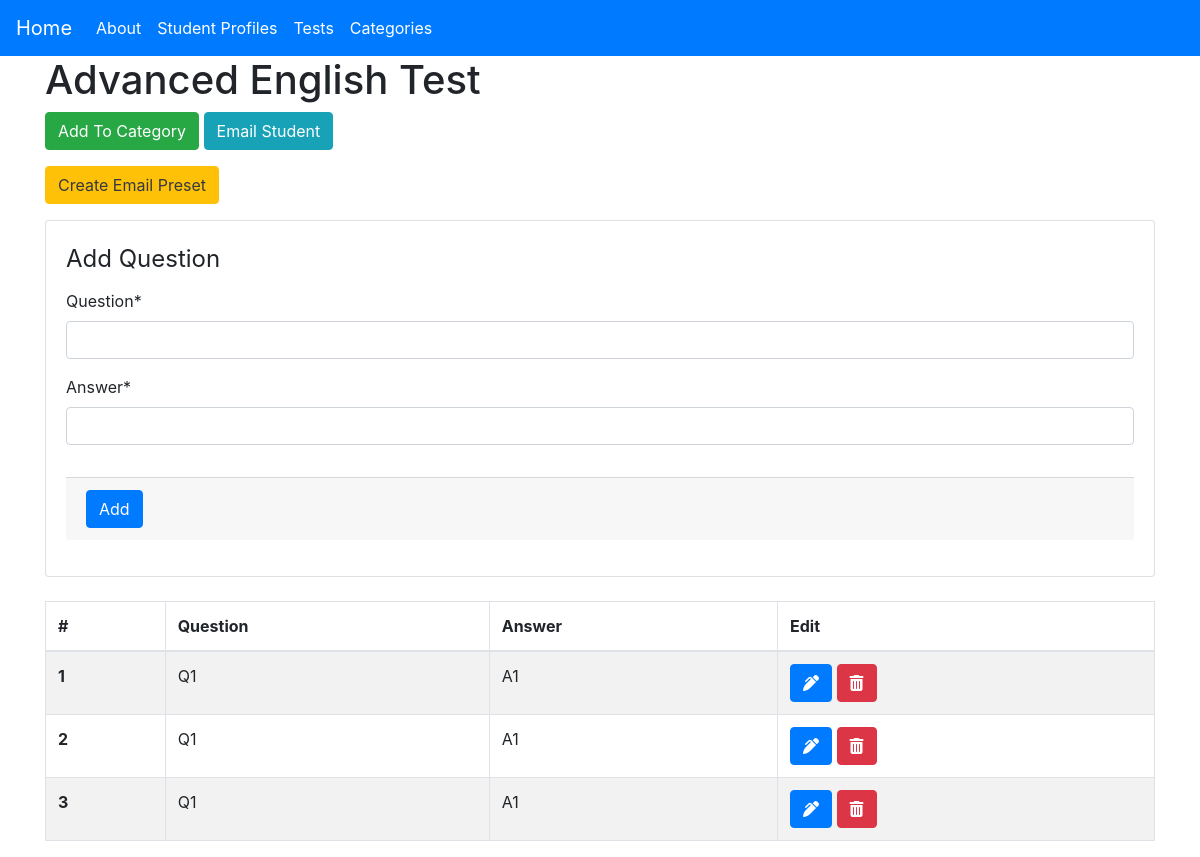
The page /tests/1/ on the database its author committed.
### tests/models.py (models this page shows, shortened)
class Test(models.Model):
    test_name = models.CharField(max_length=100)
    test_directions = models.TextField(null=True)
    test_status_new = models.ManyToManyField(StudentProfile, related_name='test_status_new')
    test_status_good = models.ManyToManyField(StudentProfile, related_name='test_status_good', blank=True)
    test_status_repeat = models.ManyToManyField(StudentProfile, related_name='test_status_repeat', blank=True)
    test_repeat_due = models.IntegerField(default=6)
    test_status_due = models.ManyToManyField(StudentProfile, related_name='test_status_due', blank=True)
    test_order = models.IntegerField(default=0)
    supporting_material = models.CharField(max_length=500, null=True, blank=True)
    category = models.ForeignKey(Category, on_delete=models.CASCADE)

### question/models.py (models this page shows, shortened)
class Question(models.Model):
    test = models.ForeignKey('tests.Test', on_delete=models.CASCADE)
    question = models.CharField(max_length=200)
    answer = models.CharField(max_length=200)
    review_question = models.BooleanField(default=False)

### tests/views.py (the view)
# urls.py: path('tests/<int:test_id>/', views.test, name='test'),
def test(request, test_id):
    test = Test.objects.filter(pk=test_id).first()
    questions = Question.objects.filter(test=test).order_by('id')
    if request.method == 'POST':
        form = AddQuestionForm(request.POST)
        e_form = EmailStudentForm(request.POST)
        if form.is_valid():
            form.save(commit=False)
            question = Question(
                test=test,
                question=form.cleaned_data['question'],
                answer=form.cleaned_data['answer'],
            )
            question.save()
    else:
        form = AddQuestionForm()
        e_form = EmailStudentForm()
    context = {
        'title': test.test_name,
        'test': test,
        'questions': questions,
        'form': form,
        'e_form': e_form,
        'categories': Category.objects.all(),
        'presets': EmailPreset.objects.all(),
    }
    return render(request, 'main/test.html', context=context)

### question/forms.py
class AddQuestionForm(forms.ModelForm):
    class Meta:
        model = Question
        fields = ['question', 'answer']

### users/forms.py
class EmailStudentForm(forms.ModelForm):
    recipient = forms.EmailField(label='Recipient\'s Email Address')
    class Meta:
        model = EmailPreset
        fields = ['recipient', 'subject', 'body']

### main/templates/main/test.html (shortened to what this page needs)
{% extends 'main/base.html' %}
{% load crispy_forms_tags %}
{% block content %}
<h1>{{test.test_name}}</h1>
<button type="button" class="btn btn-success mb-3" data-toggle="modal" data-target="#AddToCategoryModal">
    Add To Category
</button>
<button type="button" class="btn btn-info mb-3" data-toggle="modal" data-target="#emailStudentModal">
    Email Student
</button>
<br>
<button type="button" class="btn btn-warning text-dark mb-3" data-toggle="modal" data-target="#createEmailPresetModal">
    Create Email Preset
</button>
<form action="" method="post">
    <div class="card card-body">
        <legend class="card-title">Add Question</legend>
        <fieldset class="form-group">
            {{form|crispy}}
        </fieldset>
        <div class="form-group card-footer">
            <button class="btn btn-primary" type="submit">Add</button>
        </div>
    </div>
</form>
<br>
<table class="table table-bordered table-striped">
    <thead class="thead-primary">
        <tr>
            <th scope="col">#</th>
            <th scope="col">Question</th>
            <th scope="col">Answer</th>
            <th scope="col">Edit</th>
        </tr>
    </thead>
    <tbody>
        {% for question in questions %}
            <tr>
                <th scope="row">{{forloop.counter}}</th>
                <td>{{question.question}}</td>
                <td>{{question.answer}}</td>
                <td>
                    <a href="{% url 'update-question' test_id=test.id question_id=question.id %}">
                        <button title="Update Question" class="btn btn-primary">
                            <i class="fas fa-pen-alt"></i>
                        </button>
                    </a>
                    <a href="{% url 'delete-question' test_id=test.id question_id=question.id %}">
                        <button title="Delete Question" class="btn btn-danger">
                            <i class="fas fa-trash-alt"></i>
                        </button>
                    </a>
                </td>
            </tr>
        {% endfor %}
    </tbody>
</table>
{% endblock content %}

### rows shown on the page
Test: test_name "Advanced English Test"
Question: question "Q1", answer "A1"
Question: question "Q1", answer "A1"
Question: question "Q1", answer "A1"
